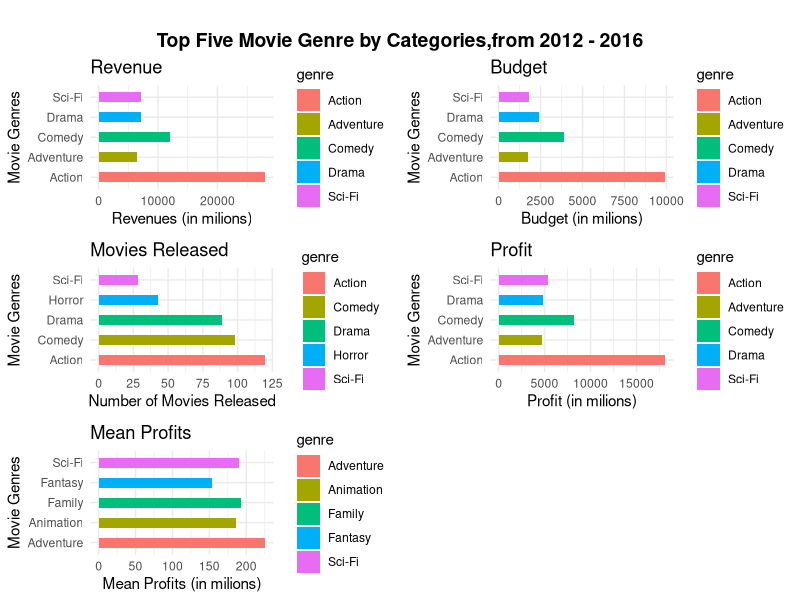
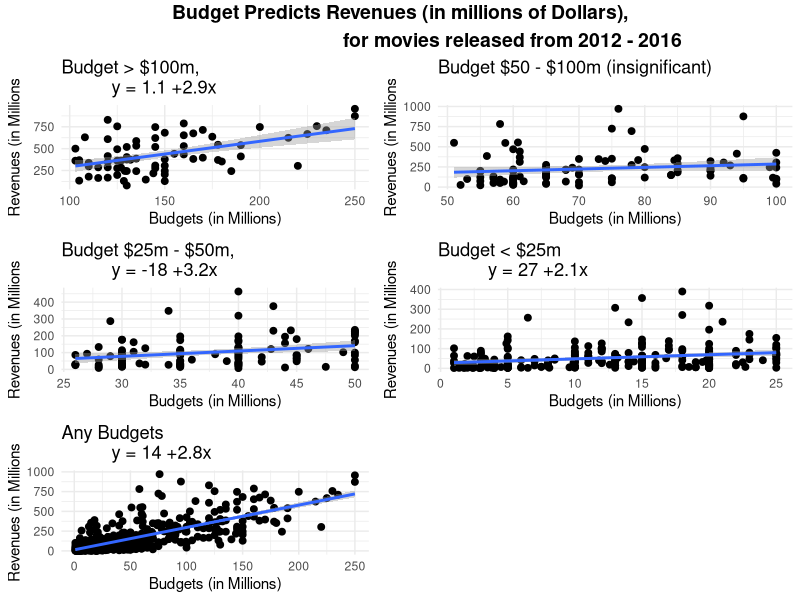

Source code (R) for these figures, in order:
#-------------------------------------------------------------------------------
# PACKAGES & READ-IN FILE
#-------------------------------------------------------------------------------
library(tidyverse)
library(skimr)
library(ggpubr)              # customization ggplot2 & gg-arrange
library(RColorBrewer)
setwd("C:/Users/minhk/OneDrive/Data Science stuffs/PORTFOLIO/Movie Analysis")
options(digits = 3)
movies <- read.csv("movies.csv")

#-------------------------------------------------------------------------------
# DATA CLEANING 
#-------------------------------------------------------------------------------
sum(is.na(movies)) # look for NA values => no data cleaning is needed
summary(movies)
skim(movies)
#-------------------------------------------------------------------------------
# AT FIRST GLANCE
#-------------------------------------------------------------------------------
movies <- movies %>%
  mutate(revenue.mils = revenue/1000000,
         budget.mils = budget/1000000,
         profit.mils = (revenue - budget)/1000000)
n <- names(movies)


#-------------------------------------------------------------------------------
# TOP 10 DIRECTORS 
#-------------------------------------------------------------------------------
movies %>%
  select(director,
         revenue.mils) %>%
  group_by(director) %>%
  summarize(sum = sum(revenue.mils)) %>%
  arrange(desc(sum)) %>%
  head(10) 

#-------------------------------------------------------------------------------
# TOP 10 First Cast Member
#-------------------------------------------------------------------------------
movies %>%
  select(cast1,
         revenue.mils) %>%
  group_by(cast1) %>%
  summarize(sum = sum(revenue.mils)) %>%
  arrange(desc(sum)) %>%
  head(10) 

#-------------------------------------------------------------------------------
# genres that make the most profit in the course of 2012 - 2016
#-------------------------------------------------------------------------------
movies %>%
  select(year,
         genre,
         profit.mils) %>%
  group_by(year,genre) %>%
  summarize(sum = sum(profit.mils)) %>%
  arrange(desc(sum)) %>%
  head(5)
# just by profit (in millions) alone, action movies rake in the most profit. 

#-------------------------------------------------------------------------------
# Does Action movies rake in the most money on average?
#-------------------------------------------------------------------------------
movies %>%
  select(year,
         genre,
         profit.mils) %>%
  group_by(year,genre) %>%
  summarize(average = mean(profit.mils)) %>%
  arrange(desc(average)) %>%
  head(5)
# Interpretation: when analyzed by each year, action movies only rank 9 in terms
#                 of average profit. Adventure take its place in the top 5

#-------------------------------------------------------------------------------
# Maybe it just because there just more movies coming out
#-------------------------------------------------------------------------------
movies %>%
  select(year,
         genre,
         title) %>%
  group_by(year,genre) %>%
  summarize(count = n()) %>%
  arrange(desc(count)) %>%
  head(5)
# Interpretation: In general, action movies were released more than the other.
#                 that explains why they have more average. 

#-------------------------------------------------------------------------------
# How about budget and revenues?
#-------------------------------------------------------------------------------
movies %>%
  select(year,
         genre,
         budget.mils) %>%
  group_by(year,genre) %>%
  summarize(sum = sum(budget.mils)) %>%
  arrange(desc(sum)) %>%
  head(5)
# Action movies in general attract the most budgets 

movies %>%
  select(year,
         genre,
         revenue.mils) %>%
  group_by(year,genre) %>%
  summarize(sum = sum(revenue.mils)) %>%
  arrange(desc(sum)) %>%
  head(5)
# In terms of revenue, actions movies rake in the most as well

#-------------------------------------------------------------------------------
# Looking at a whole from 2012 - 2016
#-------------------------------------------------------------------------------
rev_all <- movies %>%
  select(genre,
         revenue.mils) %>%
  group_by(genre) %>%
  summarize(sum_rev = sum(revenue.mils)) %>%
  arrange(desc(sum_rev)) %>%
  head(5) %>%
  data.frame()         

bud_all <- movies %>%
  select(genre,
         budget.mils) %>%
  group_by(genre) %>%
  summarize(sum_bud = sum(budget.mils)) %>%
  arrange(desc(sum_bud)) %>%
  head(5) %>%
  data.frame()   # Action movies require the most budget 

count_all <- movies %>%
  select(genre) %>%
  group_by(genre) %>%
  summarize(count = n()) %>%
  arrange(desc(count)) %>%
  head(5) %>%
  data.frame()              # Action movies were released the most 

profit_all <- movies %>%
  select(genre,
         profit.mils) %>%
  group_by(genre) %>% 
  summarize(sum_pro = sum(profit.mils)) %>%
  arrange(desc(sum_pro)) %>%
  head(5) %>%
  data.frame()             # Action movies generate most profits 

average_all <- movies %>%
  select(genre,
         profit.mils) %>%
  group_by(genre) %>%
  summarize(mean_profit = mean(profit.mils)) %>%
  arrange(desc(mean_profit)) %>%
  head(5) %>%
  data.frame()            
# Action movies not in top 5 in terms of average profit
# the most profitable genre of all time would be Adventure and family movies. 

#-------------------------------------------------------------------------------
# PLOTS
#-------------------------------------------------------------------------------
# revenue plot
rev_plot <- ggplot(data = rev_all,
               aes(x = genre,
                   y= sum_rev,
                   fill = genre)) +               
  geom_bar(mapping = aes(x=genre,     
                         y=sum_rev),
           stat = "identity",
           width = 0.5,
           position = "dodge",) +
  ylab("Revenues (in milions)") +
  xlab("Movie Genres") + 
  ggtitle("Revenue") +
  theme_minimal() +
  coord_flip()

# budget plot
bud_plot <- ggplot(data = bud_all,
       aes(x = genre,
           y= sum_bud,
           fill = genre))+               
  geom_bar(mapping = aes(x=genre,     
                         y= sum_bud),
           stat = "identity",
           width = 0.5,
           position = "dodge",) +
  ylab("Budget (in milions)") +
  xlab("Movie Genres") + 
  ggtitle("Budget") + 
  theme_minimal() +
  coord_flip()

# Count plot 
count_plot <- ggplot(data = count_all,
                   aes(x = genre,
                       y= count,
                       fill = genre))+               
  geom_bar(mapping = aes(x=genre,     
                         y= count),
           stat = "identity",
           width = 0.5,
           position = "dodge",) +
  ylab("Number of Movies Released") +
  xlab("Movie Genres") + 
  ggtitle("Movies Released") + 
  theme_minimal() +
  coord_flip()

# Profit plot
profit_plot <- ggplot(data = profit_all,
                   aes(x = genre,
                       y= sum_pro,
                       fill = genre))+               
  geom_bar(mapping = aes(x=genre,     
                         y= sum_pro),
           stat = "identity",
           width = 0.5,
           position = "dodge",) +
  ylab("Profit (in milions)") +
  xlab("Movie Genres") + 
  ggtitle("Profit") + 
  theme_minimal() +
  coord_flip()

# Average plot 
average_plot <- ggplot(data = average_all,
                   aes(x = genre,
                       y= mean_profit,
                       fill = genre))+               
  geom_bar(mapping = aes(x=genre,     
                         y= mean_profit),
           stat = "identity",
           width = 0.5,
           position = "dodge",) +
  ylab("Mean Profits (in milions)") +
  xlab("Movie Genres") + 
  ggtitle("Mean Profits") + 
  theme_minimal() +
  coord_flip()

genre_plot <- ggarrange(rev_plot,
          bud_plot,
          count_plot,
          profit_plot,
          average_plot,
          ncol = 2,nrow = 3,
          align = "hv",
          font.label = list(size = 10,
                            color = "black",
                            face = "bold",
                            family = NULL,
                            position = "top"))
annotate_figure(genre_plot, top = text_grob("
Top Five Movie Genre by Categories,from 2012 - 2016", 
                                             color = "black", face = "bold", size = 14))

#-------------------------------------------------------------------------------
# Confirm findings
#-------------------------------------------------------------------------------
movies %>%
  select(title,
         genre,
         year,
         revenue.mils) %>%
  group_by(genre) %>%
  arrange(desc(revenue.mils)) %>%
  head(10)
# from 2012 - 2016, because there are multiple action movies that go to the top
# 10, action movies generate the most profits, despite its needs for more budget 
# than other movies. 

#-------------------------------------------------------------------------------
# About how much revenues we can predict based on movies budget on average
#-------------------------------------------------------------------------------
# Linear Regression of the entire data table (N = 508)
summary(lm(data = movies, revenue.mils~budget.mils))
# b = 2.828, R^2 (1,506) = .576, p < .05

# Count and split movies into categories
movies <- movies %>%
  mutate(bud_group = ifelse(budget.mils >100,">100",ifelse(
    budget.mils <= 100 & budget.mils > 50,"<100",ifelse(
      budget.mils <=50 & budget.mils >25, "<50","<25"))))

movies %>% 
  select(bud_group,
         budget.mils) %>%
  group_by(bud_group) %>%
  count()

# Linear Regression with budgets > $100m (N = 74)
budget100more <- movies %>%
  filter(budget.mils >100) %>%
  select(budget.mils,
         genre,
         revenue.mils) %>%
  data.frame()
summary(lm(data = budget100more, revenue.mils~budget.mils))
# b = 2.915, R^2 (1,72) = .262, p< .05.
# slope = 2.915

# Linear Regression with budgets between $50 - $100m (N = 97)
budget100less <- movies %>%
  filter(budget.mils <=100 & budget.mils >50) %>%
  select(budget.mils,
         genre,
         revenue.mils) %>%
  arrange(desc(budget.mils)) %>% 
  data.frame()
summary(lm(data = budget100less, revenue.mils~budget.mils))
# b =2.08, R^2 (1,95) = .0253, p> .05

# Linear Regression with budgets between $25 - $50m (N = 107)
budget50less <- movies %>%
  filter(budget.mils <= 50 & budget.mils >25) %>%
  select(budget.mils,
         genre,
         revenue.mils) %>%
  arrange(desc(budget.mils)) %>% 
  data.frame()
summary(lm(data = budget50less, revenue.mils~budget.mils))
# b = 3.17, R^2 (1,105) = 3.17, p< .05

# Linear Regression with budgets < $25 (N = 230)
budget25less <- movies %>%
  filter(budget.mils <= 25) %>%
  select(budget.mils,
         genre,
         revenue.mils) %>%
  arrange(desc(budget.mils)) %>% 
  data.frame()
summary(lm(data = budget25less, revenue.mils~budget.mils))
# b = 2.107, R^2 = .058, p <.05


# graphing
bud100more <- ggplot(data = budget100more,
                     aes(x = budget.mils,
                         y = revenue.mils)) + 
  geom_point(size = 2) +
  theme_minimal() +
  geom_smooth(method = lm)+
  theme_minimal() +
  ylab("Revenues (in Millions") +
  xlab("Budgets (in Millions)") +
  ggtitle("Budget > $100m,
          y = 1.1 +2.9x")


bud100less <- ggplot(data = budget100less,
                     aes(x = budget.mils,
                         y = revenue.mils)) + 
  geom_point(size = 2) +
  theme_minimal() +
  geom_smooth(method = lm)+
  ylab("Revenues (in Millions") +
  xlab("Budgets (in Millions)") +
  ggtitle("Budget $50 - $100m (insignificant)")

bud50less <- ggplot(data = budget50less,
                    aes(x = budget.mils,
                        y = revenue.mils)) + 
  geom_point(size = 2) +
  theme_minimal() +
  geom_smooth(method = lm)+
  ylab("Revenues (in Millions") +
  xlab("Budgets (in Millions)") +
  ggtitle("Budget $25m - $50m,
          y = -18 +3.2x")

bud25less <- ggplot(data = budget25less,
                    aes(x = budget.mils,
                        y = revenue.mils)) + 
  geom_point(size = 2) +
  theme_minimal() +
  geom_smooth(method = lm)+
  ylab("Revenues (in Millions") +
  xlab("Budgets (in Millions)") +
  ggtitle("Budget < $25m
          y = 27 +2.1x")

budall <- ggplot(data = movies,
                 aes(x = budget.mils,
                     y = revenue.mils)) + 
  geom_point(size = 2) +
  theme_minimal() +
  geom_smooth(method = lm)+
  ylab("Revenues (in Millions") +
  xlab("Budgets (in Millions)") +
  ggtitle("Any Budgets
          y = 14 +2.8x")

budget_plot <- ggarrange(bud100more,
                         bud100less,
                         bud50less,
                         bud25less,
                         budall,
                         ncol = 2,nrow = 3,
                         widths = c(2,2.25),
                         align = "hv",
                         font.label = list(size = 10,
                                           color = "black",
                                           face = "bold",
                                           family = NULL,
                                           position = "top"))

annotate_figure(budget_plot, top = text_grob("Budget Predicts Revenues (in millions of Dollars),
                                             for movies released from 2012 - 2016", 
                                      color = "black", face = "bold", size = 14))

